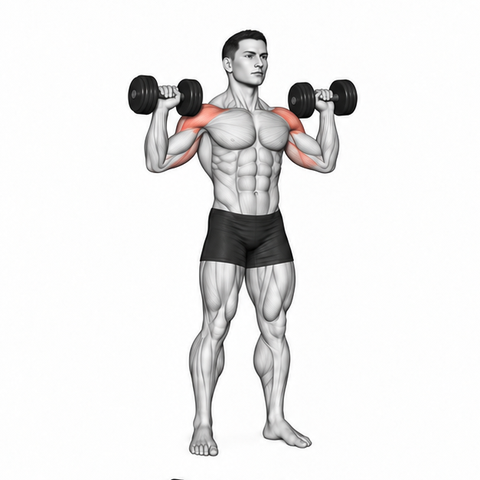
#> input picture assets/motion_repairs/20260913_anchors/before/dataset_motion_0426.webp, 480 x 480 px, given in place of 0474-generated.png, which was not available; the run also reads 1 picture not shown here
$ python register_frames.py
#> lines starting #> are read from the running program, lines starting #| are printed output that depends on the picture
#!/usr/bin/env python3
"""Register, stabilize, and validate all 10 exercises in batch 20260920_review12."""

import json
from pathlib import Path
import cv2
import numpy as np
from PIL import Image, ImageDraw

BATCH_DIR = Path("assets/motion_repairs/20260920_review12")
BEFORE_DIR = BATCH_DIR / "before"
DURATIONS_MS = [800, 380, 800, 380]

EXERCISES = [
    "0474", "0328", "0475", "0329", "0476",
    "0330", "0484", "0331", "0488", "0332",
]


def clean_white(arr: np.ndarray, thresh: int = 248) -> np.ndarray:
    out = arr.copy()
    out[np.all(out >= thresh, axis=2)] = 255
    return out


def shift_img(arr: np.ndarray, dx: int, dy: int) -> np.ndarray:
    h, w, c = arr.shape
    out = np.full((h, w, c), 255, dtype=np.uint8)
    sx1, sx2 = max(0, -dx), min(w, w - dx)
    sy1, sy2 = max(0, -dy), min(h, h - dy)
    if sx2 > sx1 and sy2 > sy1:
        out[sy1 + dy : sy2 + dy, sx1 + dx : sx2 + dx] = arr[sy1:sy2, sx1:sx2]
    return out


def load_quadrants_480(sheet_path: Path) -> list[np.ndarray]:
    im = Image.open(sheet_path).convert("RGB")
    w, h = im.size
    hw, hh = w // 2, h // 2
    boxes = [(0, 0, hw, hh), (hw, 0, w, hh), (0, hh, hw, h), (hw, hh, w, h)]
    frames = []
    for b in boxes:
        cell = np.array(im.crop(b).resize((480, 480), Image.Resampling.LANCZOS))
        frames.append(clean_white(cell, 248))
    return frames


# [8 lines left out: function load_before_webp, not called in this run]


def build_0474() -> tuple[list[np.ndarray], str]:
    src = BATCH_DIR / "0474-generated.png"
    cells = load_quadrants_480(src)
    base = shift_img(cells[1], -18, 0)
    c0 = shift_img(cells[0], 61 - 18, 0)
    c2 = shift_img(cells[2], 6 - 18, -18)

    rack_bg = base.copy()
    rack_bg[242:322, :335] = 255
    post_row = base[326, 295:325].copy()
    for y in range(242, 322):
        rack_bg[y, 295:325] = post_row

    m0 = np.zeros((480, 480, 1), dtype=np.float32)
    fg0 = np.any(c0 < 242, axis=2)
    for y in range(220, 468):
        xmin_w = 248 if y < 435 else 244
        xmax_w = 313 if y < 280 else (309 if y < 340 else 301)
        xs = np.where(fg0[y, xmin_w:xmax_w])[0]
        if len(xs) > 0:
            m0[y, xmin_w + xs.min() : xmin_w + xs.max() + 1, 0] = 1.0
    for y in range(220, 232):
        m0[y] *= (y - 220) / 12.0
    f0 = clean_white((c0 * m0 + rack_bg * (1.0 - m0)).round().astype(np.uint8))
    f1 = base.copy()

    m2 = np.zeros((480, 480, 1), dtype=np.float32)
    fg2 = np.any(c2 < 242, axis=2)
    for y in range(20, 290):
        xmax_l = 200 if y < 75 else (220 if y < 140 else 242)
        xs_l = np.where(fg2[y, 120:xmax_l])[0]
        if len(xs_l) > 0:
            m2[y, 120 + xs_l.min() : 120 + xs_l.max() + 1, 0] = 1.0
        if y >= 182:
            xmax_b = 335 if y <= 238 else int(round(335 - (y - 238) * 1.35))
            xmax_b = max(265, min(335, xmax_b))
            xs_b = np.where(fg2[y, 160:xmax_b])[0]
            if len(xs_b) > 0:
                m2[y, 160 + xs_b.min() : 160 + xs_b.max() + 1, 0] = 1.0
    for y in range(182, 194):
        m2[y, 236:] *= (y - 182) / 12.0
    rack_bg2 = rack_bg.copy()
    rack_bg2[172:232, 215:255] = 255
    f2 = clean_white((c2 * m2 + rack_bg2 * (1.0 - m2)).round().astype(np.uint8))
    return [f0, f1, f2, f1.copy()], str(src)


def build_0328() -> tuple[list[np.ndarray], str]:
    src = BATCH_DIR / "0328-generated.png"
    cells = load_quadrants_480(src)
    f0 = cells[1].copy()
    alpha = np.ones((480, 480, 1), dtype=np.float32)
    alpha[295:] = 0.0
    for y in range(285, 295):
        alpha[y] = 1.0 - (y - 285) / 10.0
    alpha[260:, :165] = 0.0
    for x in range(165, 175):
        alpha[260:295, x] = np.minimum(alpha[260:295, x], (x - 165) / 10.0)
    f1 = clean_white((cells[0] * alpha + f0 * (1.0 - alpha)).round().astype(np.uint8))
    c2_s = shift_img(cells[2], -6, 2)
    f2 = clean_white((c2_s * alpha + f0 * (1.0 - alpha)).round().astype(np.uint8))
    return [f0, f1, f2, f1.copy()], str(src)


# [115 lines left out: functions build_0475, build_0329, build_0476, build_0330, build_0484, build_0331 and 2 more, not called in this run]


ANCHOR_SPECS = {
    "0474": {
        "top_pullup_bar": (210, 20, 415, 80),
        "right_upright_post": (365, 80, 415, 455),
        "lower_rack_base": (315, 340, 442, 460),
    },
    "0328": {
        "rear_bench_foot": (25, 360, 140, 455),
        "front_bench_leg": (280, 340, 365, 455),
        "planted_feet": (345, 380, 452, 472),
    },
    "0475": {
        "left_top_joint": (82, 11, 145, 85),
        "right_top_joint": (315, 18, 366, 110),
        "hands_bar": (140, 15, 290, 65),
    },
    "0329": {
        "rear_bench_foot": (35, 360, 150, 425),
        "front_bench_base": (220, 405, 335, 455),
        "planted_legs_feet": (305, 355, 442, 462),
    },
    "0476": {
        "left_top_joint": (82, 5, 145, 80),
        "right_top_joint": (340, 15, 396, 110),
        "hands_bar": (150, 15, 300, 70),
    },
    "0330": {
        "rear_bench_foot": (330, 370, 430, 440),
        "front_bench_base": (115, 370, 225, 460),
        "planted_feet": (50, 385, 195, 465),
    },
    "0484": {
        "head_floor": (22, 335, 92, 418),
        "resting_hand_floor": (180, 412, 340, 434),
        "planted_feet_floor": (386, 365, 456, 428),
    },
    "0331": {
        "rear_bench_strut": (81, 290, 215, 398),
        "front_bench_base": (225, 395, 345, 455),
        "left_foot": (245, 425, 315, 475),
        "right_leg_foot": (375, 345, 463, 470),
    },
    "0488": {
        "front_base_foot": (65, 405, 155, 465),
        "rear_base_foot": (360, 410, 435, 465),
        "ankle_rollers_legs": (52, 235, 220, 445),
    },
    "0332": {
        "left_leg_foot": (170, 335, 232, 472),
        "right_foot": (255, 415, 305, 472),
        "shins_knees": (175, 335, 305, 472),
    },
}


def measure_anchors(frames: list[np.ndarray], anchors: dict[str, tuple[int, int, int, int]]) -> dict:
    results = {}
    search_radius = 20
    for name, box in anchors.items():
        x1, y1, x2, y2 = box
        tpl = frames[0][y1:y2, x1:x2]
        per_frame = []
        max_res = 0.0
        min_score = 1.0
        for idx in range(1, 4):
            f = frames[idx]
            sx1 = max(0, x1 - search_radius)
            sy1 = max(0, y1 - search_radius)
            sx2 = min(f.shape[1], x2 + search_radius)
            sy2 = min(f.shape[0], y2 + search_radius)
            search = f[sy1:sy2, sx1:sx2]
            res = cv2.matchTemplate(search, tpl, cv2.TM_CCOEFF_NORMED)
            _, max_val, _, max_loc = cv2.minMaxLoc(res)
            dx = int((sx1 + max_loc[0]) - x1)
            dy = int((sy1 + max_loc[1]) - y1)
            dist = float(np.hypot(dx, dy))
            max_res = max(max_res, dist)
            min_score = min(min_score, float(max_val))
            per_frame.append({
                "frame": idx,
                "dx": dx,
                "dy": dy,
                "residual_px": round(dist, 2),
                "match_score": round(float(max_val), 4),
            })
        results[name] = {
            "box": list(box),
            "max_residual_px": round(max_res, 2),
            "min_match_score": round(min_score, 4),
            "frames": per_frame,
        }
    return results


def save_outputs(eid: str, frames: list[np.ndarray]) -> dict:
    pil_frames = [Image.fromarray(f) for f in frames]
    for i, pf in enumerate(pil_frames):
        pf.save(BATCH_DIR / f"{eid}-fixed-{i}.png")

    sheet = Image.new("RGB", (960, 960), (255, 255, 255))
    sheet.paste(pil_frames[0], (0, 0))
    sheet.paste(pil_frames[1], (480, 0))
    sheet.paste(pil_frames[2], (0, 480))
    sheet.paste(pil_frames[3], (480, 480))
    sheet.save(BATCH_DIR / f"{eid}-fixed-sheet.jpg", quality=95)

    gif_path = BATCH_DIR / f"{eid}-fixed.gif"
    pil_frames[0].save(
        gif_path,
        save_all=True,
        append_images=pil_frames[1:],
        duration=DURATIONS_MS,
        loop=0,
        disposal=2,
    )

    webp_path = BATCH_DIR / f"{eid}-fixed.webp"
    pil_frames[0].save(
        webp_path,
        format="WEBP",
        save_all=True,
        append_images=pil_frames[1:],
        duration=DURATIONS_MS,
        loop=0,
        lossless=True,
        quality=100,
        method=4,
    )

    fg_bboxes = []
    fg_preserved = True
    for f in frames:
        mask = np.any(f < 242, axis=2)
        ys, xs = np.where(mask)
        bbox = [int(xs.min()), int(ys.min()), int(xs.max()), int(ys.max())]
        fg_bboxes.append(bbox)
        if bbox[0] <= 1 or bbox[1] <= 1 or bbox[2] >= 478 or bbox[3] >= 478:
            fg_preserved = False

    return {
        "fg_bboxes": fg_bboxes,
        "fg_preserved": fg_preserved,
        "frame4_equals_frame2": bool(np.array_equal(frames[3], frames[1])),
    }


# [10 lines left out: function make_contact_sheets, not called in this run]


def main() -> None:
    builders = {
        "0474": build_0474,
        "0328": build_0328,
        "0475": build_0475,
        "0329": build_0329,
        "0476": build_0476,
        "0330": build_0330,
        "0484": build_0484,
        "0331": build_0331,
        "0488": build_0488,
        "0332": build_0332,
    }
    anchor_report = {}
    validation_report = {}
    all_passed = True

    for eid in EXERCISES:
        frames, src_path = builders[eid]()
        meta = save_outputs(eid, frames)
        anchors = measure_anchors(frames, ANCHOR_SPECS[eid])
        passing_anchors = [
            k for k, v in anchors.items()
            if v["max_residual_px"] <= 2.0 and v["min_match_score"] >= 0.96
        ]
        passed = len(passing_anchors) >= 2 and meta["fg_preserved"] and meta["frame4_equals_frame2"]
        if not passed:
            all_passed = False

        anchor_report[eid] = {
            "source": src_path,
            "anchors": anchors,
            "passing_anchor_count": len(passing_anchors),
            "passed": passed,
        }
        validation_report[eid] = {
            "source": src_path,
            "fg_bboxes": meta["fg_bboxes"],
            "fg_preserved": meta["fg_preserved"],
            "frame4_equals_frame2": meta["frame4_equals_frame2"],
            "passing_anchor_count": len(passing_anchors),
            "passed": passed,
        }
        print(f"[{eid}] passed={passed} fg_preserved={meta['fg_preserved']} passing_anchors={len(passing_anchors)}/{len(anchors)}")
        for k, v in anchors.items():
            print(f"    {k}: residual={v['max_residual_px']}px, min_score={v['min_match_score']}")
#> this loop made 2 passes
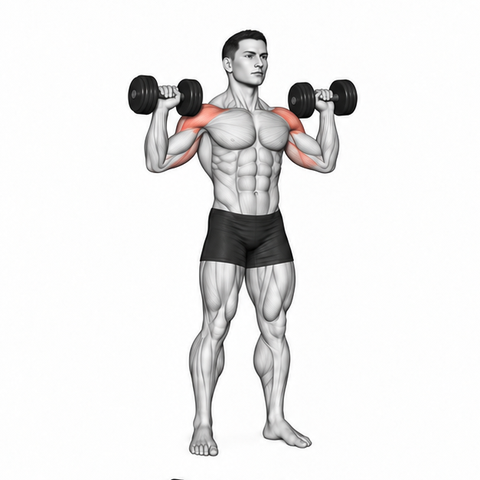
#> input picture assets/motion_repairs/20260913_anchors/before/dataset_motion_0426.webp, 480 x 480 px, given in place of 0474-generated.png, which was not available
#> pass 1, in save_outputs, `pf.save(BATCH_DIR / f"{eid}-fixed-{i}.png")`:
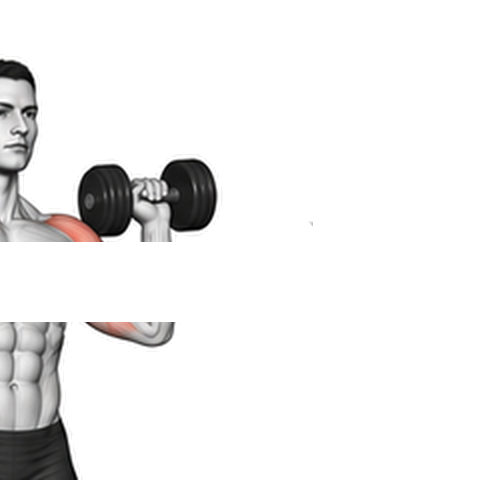
#> saved as 0474-fixed-0.png: PIL image 480x480 RGB; mean R, G, B 238.5, 238.1, 238
#> pass 1, in save_outputs, `pf.save(BATCH_DIR / f"{eid}-fixed-{i}.png")`:
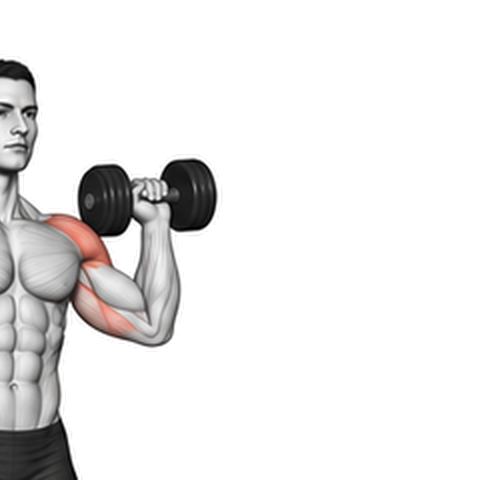
#> saved as 0474-fixed-1.png: PIL image 480x480 RGB; mean R, G, B 234.1, 233.1, 232.9

    make_contact_sheets()
    (BATCH_DIR / "anchor-measurements.json").write_text(
        json.dumps(anchor_report, ensure_ascii=False, indent=2) + "\n", encoding="utf-8"
    )
    (BATCH_DIR / "registration-validation.json").write_text(
        json.dumps(validation_report, ensure_ascii=False, indent=2) + "\n", encoding="utf-8"
    )
    if not all_passed:
        raise SystemExit("One or more exercises failed registration validation!")
    print("All 10 exercises passed registration and anchor validation!")


if __name__ == "__main__":
#> (the run stopped early here; a loop or call above may not have finished)
